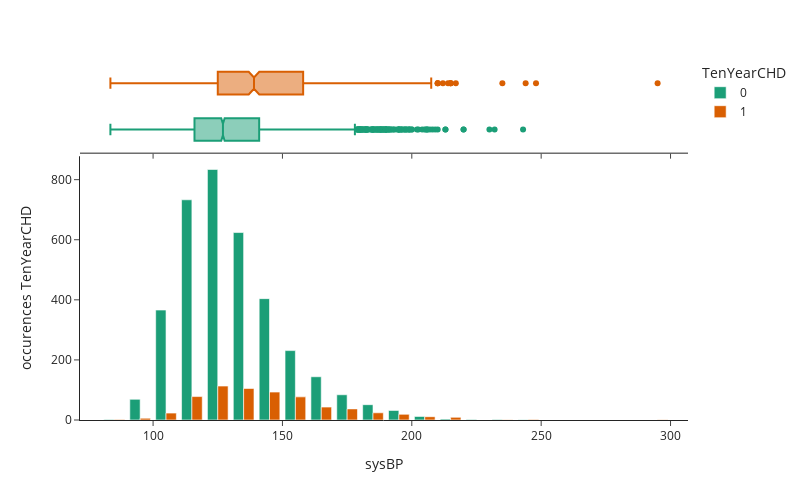

Here is the notebook cell this chart was saved with:
### Code cell
px.histogram(
    df,
    x='sysBP',
    color=target,
    barmode='group',
    marginal="box",
    nbins=40,
    width=800, height=500,
    template="simple_white",
    color_discrete_sequence=px.colors.qualitative.Dark2,
).update_layout(
    yaxis_title=f"occurences {target}"
)

### Figure 1 — Plotly figure (JSON) as saved in the notebook; plotly's stock layout.template omitted (floating-point values rounded to 4 significant figures; data arrays with more than 128 entries replaced by an {"elided": "..."} marker saying what was removed)
{"data": [{"alignmentgroup": "True", "bingroup": "x", "hovertemplate": "TenYearCHD=0<br>sysBP=%{x}<br>count=%{y}<extra></extra>", "legendgroup": "0", "marker": {"color": "rgb(27,158,119)", "pattern": {"shape": ""}}, "name": "0", "nbinsx": 40, "offsetgroup": "0", "orientation": "v", "showlegend": true, "type": "histogram", "x": {"elided": "3594 float values"}, "xaxis": "x", "yaxis": "y"}, {"alignmentgroup": "True", "hovertemplate": "TenYearCHD=0<br>sysBP=%{x}<extra></extra>", "legendgroup": "0", "marker": {"color": "rgb(27,158,119)"}, "name": "0", "notched": true, "offsetgroup": "0", "showlegend": false, "type": "box", "x": {"elided": "3594 float values"}, "xaxis": "x2", "yaxis": "y2"}, {"alignmentgroup": "True", "bingroup": "x", "hovertemplate": "TenYearCHD=1<br>sysBP=%{x}<br>count=%{y}<extra></extra>", "legendgroup": "1", "marker": {"color": "rgb(217,95,2)", "pattern": {"shape": ""}}, "name": "1", "nbinsx": 40, "offsetgroup": "1", "orientation": "v", "showlegend": true, "type": "histogram", "x": {"elided": "644 float values"}, "xaxis": "x", "yaxis": "y"}, {"alignmentgroup": "True", "hovertemplate": "TenYearCHD=1<br>sysBP=%{x}<extra></extra>", "legendgroup": "1", "marker": {"color": "rgb(217,95,2)"}, "name": "1", "notched": true, "offsetgroup": "1", "showlegend": false, "type": "box", "x": {"elided": "644 float values"}, "xaxis": "x2", "yaxis": "y2"}], "layout": {"barmode": "group", "height": 500, "legend": {"title": {"text": "TenYearCHD"}, "tracegroupgap": 0}, "margin": {"t": 60}, "width": 800, "xaxis": {"anchor": "y", "domain": [0, 1], "title": {"text": "sysBP"}}, "xaxis2": {"anchor": "y2", "domain": [0, 1], "matches": "x", "showticklabels": false}, "yaxis": {"anchor": "x", "domain": [0, 0.7326], "title": {"text": "occurences TenYearCHD"}}, "yaxis2": {"anchor": "x2", "domain": [0.7426, 1], "matches": "y2", "showline": false, "showticklabels": false, "ticks": ""}}}
